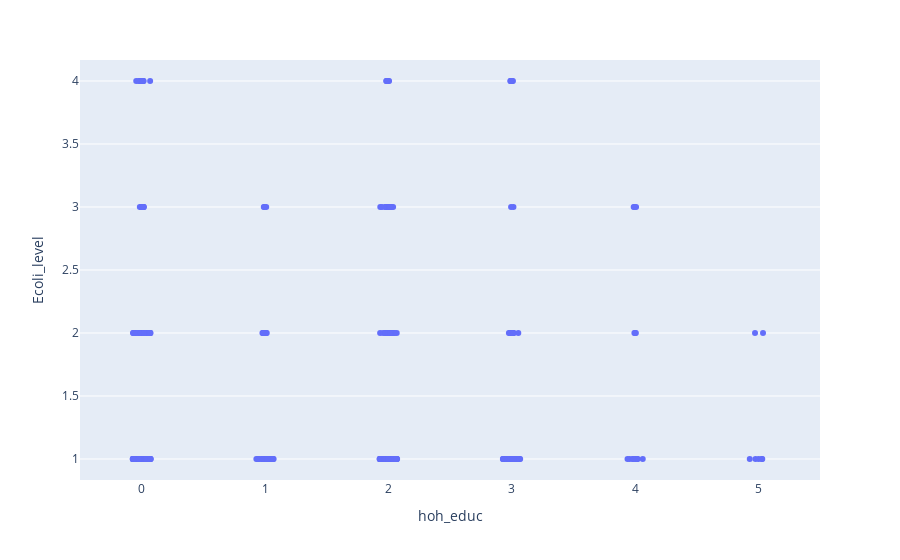

The notebook cell this image was saved under:
### Code cell
px.strip(df, x="hoh_educ", y="Ecoli_level")

### Figure 1 — Plotly figure (JSON) as saved in the notebook; plotly's stock layout.template omitted (floating-point values rounded to 4 significant figures; data arrays with more than 128 entries replaced by an {"elided": "..."} marker saying what was removed)
{"data": [{"alignmentgroup": "True", "boxpoints": "all", "fillcolor": "rgba(255,255,255,0)", "hoveron": "points", "hovertemplate": "hoh_educ=%{x}<br>Ecoli_level=%{y}<extra></extra>", "legendgroup": "", "line": {"color": "rgba(255,255,255,0)"}, "marker": {"color": "#636efa"}, "name": "", "offsetgroup": "", "orientation": "v", "pointpos": 0, "showlegend": false, "type": "box", "x": {"elided": "489 int values"}, "x0": " ", "xaxis": "x", "y": {"elided": "489 int values"}, "y0": " ", "yaxis": "y"}], "layout": {"boxmode": "group", "legend": {"tracegroupgap": 0}, "margin": {"t": 60}, "xaxis": {"anchor": "y", "domain": [0, 1], "title": {"text": "hoh_educ"}}, "yaxis": {"anchor": "x", "domain": [0, 1], "title": {"text": "Ecoli_level"}}}}
